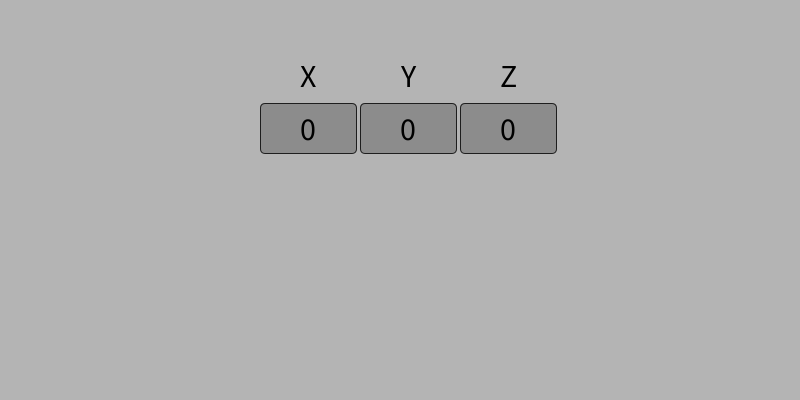
Frame 1 (no input)
Frame 60 (the mouse pressed at the canvas centre just before this capture): identical to frame 1, image omitted
Frame 120 (the mouse held since frame 60 and released just before this capture): identical to frame 1, image omitted

The Processing sketch that drew this single still picture (run headless with seeded random() and noise(); from frame 60 on, the mouse is pressed at the canvas centre):

// Processing sketch: positionfield_001
// ── positionfield_001.pde
// Exemple d'ús de Camps de Posició

// Declaració de variable de tipus PositionField
PositionField tf;

void setup() {
  
   size(800, 400);
   
   // Creació del camp de posició
   tf = new PositionField(260, 103, 300, 50);
   
}

void draw() {
  
   background(180);
   
   // Dibuixa el camp de posició
   tf.display();
   
}

// Mira si pitjam sobre el camp de posició
void mousePressed() {
   tf.isPressed();
}


// Quan pitjam tecla sobre el camp de posició
void keyPressed() {
   tf.keyPressed(key, (int)keyCode);
}

// ── PositionField.pde
// Component Camp de Temps

class PositionField {
  
  // Propietats del camp de temps
  int x, y, h, w;
  TextPositionField[] tf;
   
  // Constructor
  PositionField(int x, int y, int w, int h) {
      this.x = x; this.y = y; this.w = w; this.h = h;
      tf = new TextPositionField[3];
      tf[0] = new TextPositionField("X", x, y, w/3.1, h);
      tf[1] = new TextPositionField("Y", x + w/3, y, w/3.1, h);
      tf[2] = new TextPositionField("Z", x + 2*w/3, y, w/3.1, h);
   }
  
  // Dibuixa el Camp de Text
  void display() {
      for(int i=0; i<tf.length; i++){
        tf[i].display();
      }
   }
   
   // Escritura en algun dels camps de texte
   void keyPressed(char key, int keyCode) {
      for(int i=0; i<tf.length; i++){
        tf[i].keyPressed(key, keyCode);
      }
   }
   
   // Click sobre algun dels camps de texte
   void isPressed() {
     for(int i=0; i<tf.length; i++){
        tf[i].isPressed();
      }
   }
   
}

// ── TextPositionField.pde
// Component Camp de Text

class TextPositionField {
  
  // Propietats del camp de text
  float x, y, h, w;
  
  // Colors
  color bgColor = color(140, 140, 140);
  color fgColor = color(0, 0, 0);
  color selectedColor = color(190, 190, 60);
  color borderColor = color(30, 30, 30);
  int borderWeight = 1;
  
  // Text del camp
  String text = "0";
  int textSize = 32;
  
  String labelText="";

  boolean selected = false;
   
  // Constructor
  TextPositionField(String lt, float x, float y, float w,float h) {
      this.labelText = lt;
      this.x = x; this.y = y; 
      this.w = w; this.h = h;
   }
  
  // Dibuixa el Camp de Text
  void display() {

      if (selected) {
         fill(selectedColor);
      } else {
         fill(bgColor);
      }
      
      strokeWeight(borderWeight);
      stroke(borderColor);
      rect(x, y, w, h, 5);
      
      fill(fgColor);
      textSize(textSize); textAlign(CENTER);
      text(text, x + w/2, y + textSize +5);
      
      fill(0); textAlign(CENTER);
      text(labelText, x + w/2, y - textSize/2);
   }
   
   // Afegeix, lleva el text que es tecleja
   void keyPressed(char key, int keyCode) {
      if (selected) {
         if (keyCode == (int)BACKSPACE) {
            removeText();
         } else if (keyCode == 32) {
            addText(' '); // SPACE
         } else {
            
           boolean isKeyNumber = (key >= '0' && key <= '9');
      
           if (isKeyNumber || key=='-') {
               addText(key);
           }
         }
      }
   }
   
   // Afegeix la lletra c al final del text
   void addText(char c) {
      if (this.text.length()<3) {
         this.text += c;
      }
   }
   
   // Lleva la darrera lletra del text
   void removeText() {
      if (this.text.length()> 0) {
         text = text.substring(0, text.length() - 1);
      }
   }

   // Indica si el ratolí està sobre el camp de text
   boolean mouseOverTextField() {
      if (mouseX >= this.x && mouseX <= this.x + this.w) {
         if (mouseY >= this.y && mouseY <= this.y + this.h) {
            return true;
         }
      }
      return false;
   }
   
   // Selecciona el camp de text si pitjam a sobre
   // Deselecciona el camp de text si pitjam a fora
   void isPressed() {
      if (mouseOverTextField()) {
         selected = true;
      } else {
         selected = false;
      }
   }
}
